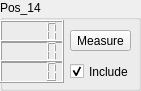
     <widget class="QGroupBox" name="Calib_box_40">
      <property name="geometry">
       <rect>
        <x>750</x>
        <y>280</y>
        <width>141</width>
        <height>91</height>
       </rect>
      </property>
      <property name="title">
       <string>Pos_14</string>
      </property>
      <widget class="QLCDNumber" name="calib_box_x_41">
       <property name="geometry">
        <rect>
         <x>0</x>
         <y>20</y>
         <width>64</width>
         <height>23</height>
        </rect>
       </property>
      </widget>
      <widget class="QLCDNumber" name="calib_box_y_41">
       <property name="geometry">
        <rect>
         <x>0</x>
         <y>40</y>
         <width>64</width>
         <height>23</height>
        </rect>
       </property>
      </widget>
      <widget class="QLCDNumber" name="calib_box_z_41">
       <property name="geometry">
        <rect>
         <x>0</x>
         <y>60</y>
         <width>64</width>
         <height>23</height>
        </rect>
       </property>
      </widget>
      <widget class="QPushButton" name="calibButton_41">
       <property name="geometry">
        <rect>
         <x>70</x>
         <y>30</y>
         <width>61</width>
         <height>21</height>
        </rect>
       </property>
       <property name="text">
        <string>Measure</string>
       </property>
      </widget>
      <widget class="QCheckBox" name="checkBox_41">
       <property name="geometry">
        <rect>
         <x>70</x>
         <y>60</y>
         <width>92</width>
         <height>23</height>
        </rect>
       </property>
       <property name="text">
        <string>Include</string>
       </property>
       <property name="checked">
        <bool>true</bool>
       </property>
      </widget>
     </widget>
